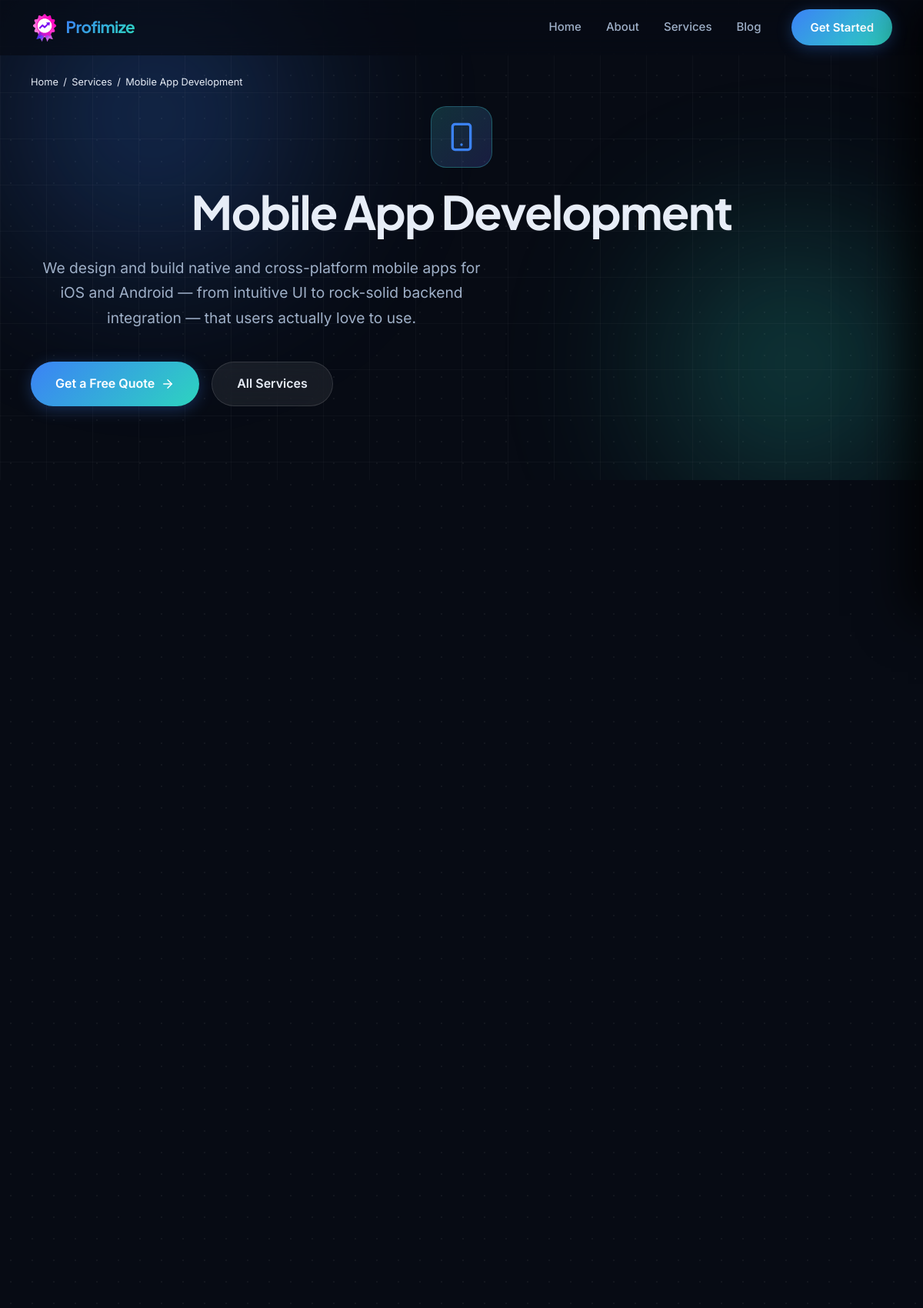
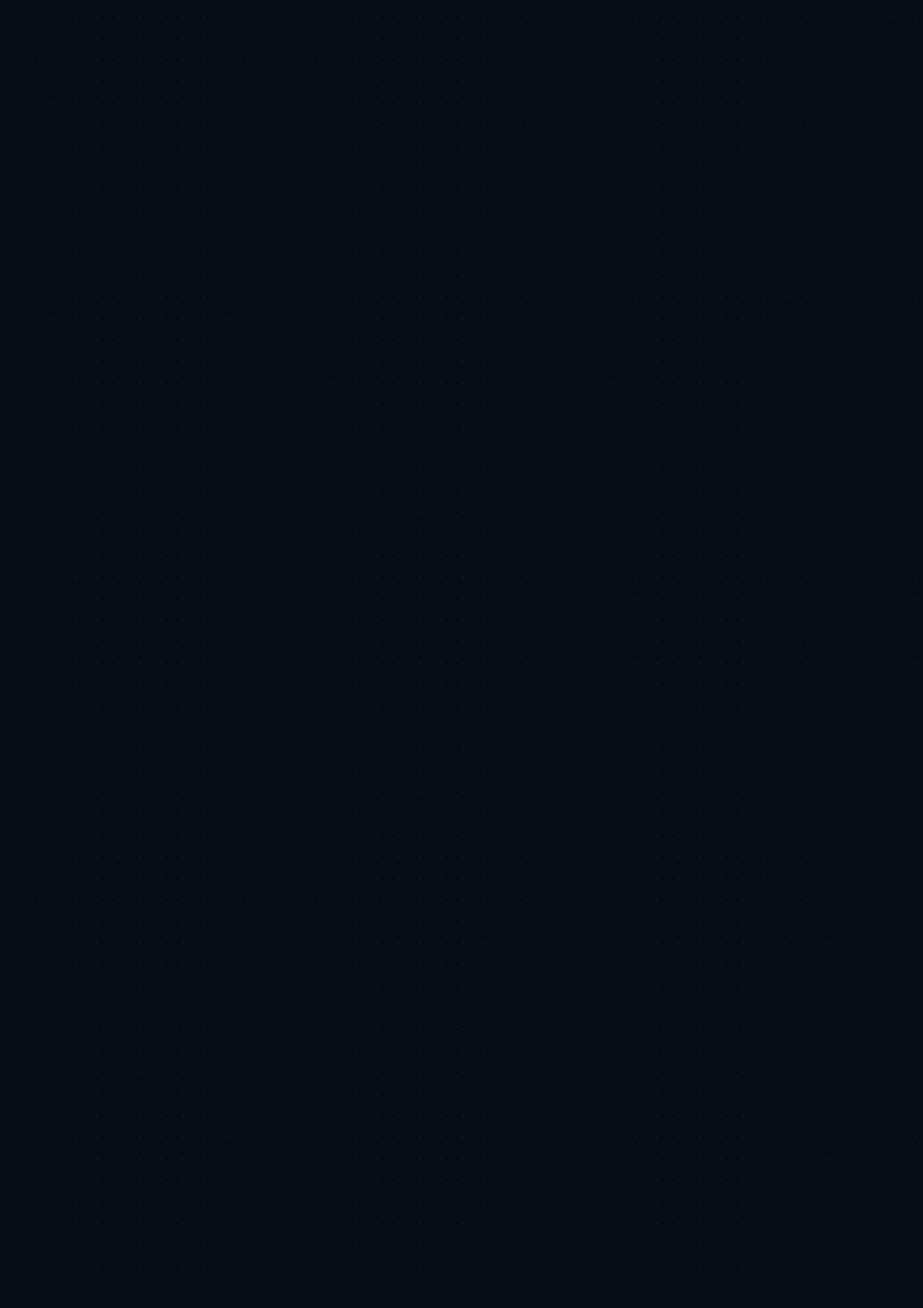
The page /services/mobile-app-development/ (upper part) on the database its author committed (2 pictures, top to bottom).
### apps/pages/models.py (models this page shows, shortened)
class Service(models.Model):
    title = models.CharField(max_length=100)
    slug = models.SlugField(unique=True)
    description = models.TextField()
    long_description = models.TextField(blank=True)
    what_we_offer = models.TextField(blank=True, help_text="One item per line")
    our_process = models.TextField(blank=True, help_text="One step per line")
    meta_description = models.CharField(max_length=160, blank=True)
    icon_name = models.CharField(max_length=60, help_text="Lucide icon key, e.g. 'code'")
    order = models.PositiveIntegerField(default=0)
    is_active = models.BooleanField(default=True)
    class Meta:
        ordering = ["order"]
        verbose_name = "Service"

### apps/pages/views.py (the view)
# urls.py: path("services/<slug:slug>/", views.service_detail, name="service_detail"),
def service_detail(request, slug):
    service = get_object_or_404(Service, slug=slug, is_active=True)
    related = Service.objects.filter(is_active=True).exclude(slug=slug)[:4]
    return render(request, "pages/service_detail.html", {
        "service": service,
        "related": related,
    })

### templates/pages/service_detail.html (shortened to what this page needs)
{% extends "base.html" %}
{% load static %}
{% block content %}
<section class="svc-hero" aria-label="{{ service.title }} hero">
  <div class="hero-bg">
    <div class="hero-blob hero-blob--1" aria-hidden="true"></div>
    <div class="hero-blob hero-blob--2" aria-hidden="true"></div>
    <div class="hero-grid" aria-hidden="true"></div>
  </div>
  <div class="container svc-hero__inner">
    <nav class="breadcrumb" aria-label="Breadcrumb">
      <a href="{% url 'pages:home' %}">Home</a>
      <span aria-hidden="true">/</span>
      <a href="{% url 'pages:services' %}">Services</a>
      <span aria-hidden="true">/</span>
      <span aria-current="page">{{ service.title }}</span>
    </nav>
    <div class="svc-hero__icon reveal">
      <svg width="40" height="40" aria-hidden="true"><use href="#icon-{{ service.icon_name }}"/></svg>
    </div>
    <h1 class="hero-title reveal">{{ service.title }}</h1>
    <p class="hero-desc reveal">{{ service.description }}</p>
    <div class="hero-actions reveal">
      <a href="{% url 'pages:contact' %}?service={{ service.slug }}" class="btn btn-primary btn-lg">
        Get a Free Quote
        <svg width="18" height="18" aria-hidden="true"><use href="#icon-arrow-right"/></svg>
      </a>
      <a href="{% url 'pages:services' %}" class="btn btn-secondary btn-lg">All Services</a>
    </div>
  </div>
</section>
{% if service.what_we_offer %}
<section class="section" aria-label="What we offer">
  <div class="container">
  </div>
</section>
{% endif %}
{% if service.our_process %}
<section class="section approach-section" aria-label="Our process">
  <div class="container">
    <div class="approach-grid">
    </div>
  </div>
</section>
{% endif %}
{% if service.long_description %}
<section class="section" aria-label="About this service">
  <div class="container">
  </div>
</section>
{% endif %}
{% if related %}
<section class="section services-section" aria-label="Related services">
  <div class="container">
    <div class="services-grid">
    </div>
  </div>
</section>
{% endif %}
{% endblock %}

### rows shown on the page
Service: title "Mobile App Development", description "We design and build native and cross-platform mobile apps for iOS and Android — from intuitive UI to rock-solid backend integration — that users actually love to use."
